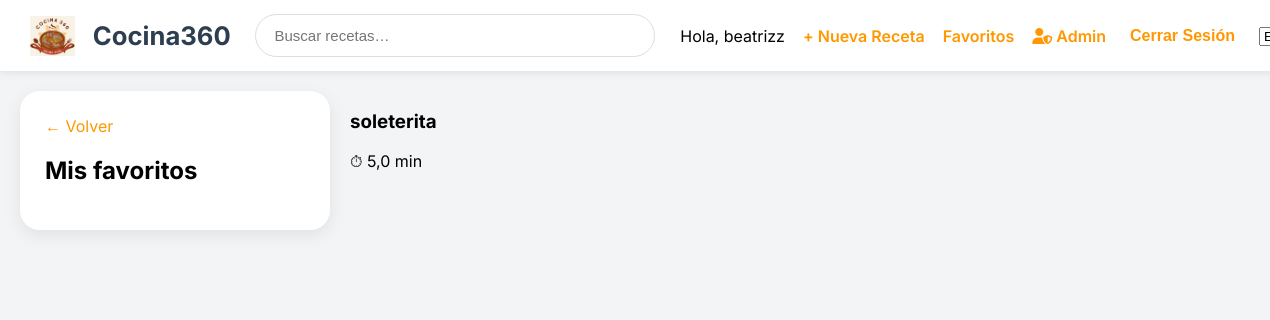
The page /recipes/favorites/ (signed in) on the database as committed earlier.
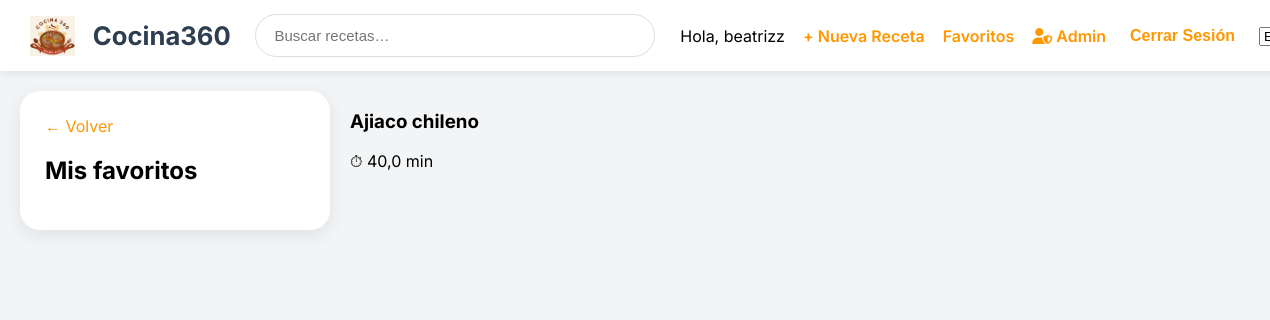
The same page on the database as committed later.
### recipes/models.py (models this page shows, shortened)
class FavoriteRecipe(models.Model):
    user = models.ForeignKey(User, on_delete=models.CASCADE, related_name='favorite_recipes')
    recipe = models.ForeignKey('Recipe', on_delete=models.CASCADE, related_name='favorited_by')
    class Meta:
        unique_together = ('user', 'recipe')

class Recipe(models.Model):
    name = models.CharField(max_length=255)
    preparation_time = models.FloatField(null=True, blank=True)
    min_portion = models.IntegerField(null=True, blank=True)
    max_portion = models.IntegerField(null=True, blank=True)
    creator = models.ForeignKey(User, on_delete=models.CASCADE, related_name='recipes')
    difficulty = models.CharField(max_length=50, default="Fácil")

### recipes/views.py (the view)
# urls.py: path('favorites/', views.favorite_list, name='favorite_list'),
@login_required
def favorite_list(request):
    favorites = FavoriteRecipe.objects.filter(user=request.user).select_related('recipe')
    return render(request, 'recipes/favorite_list.html', {'favorites': favorites})

### recipes/templates/recipes/favorite_list.html
{% extends "base.html" %}
{% block content %}
<div class="layout">
    <div class="sidebar">
        <a href="{% url 'recipe_list' %}" class="orange-link">← Volver</a>
        <h2>Mis favoritos</h2>
    </div>
    <div style="flex:1;">
        <div class="recipe-list">
            {% for fav in favorites %}
            <a href="{% url 'recipe_detail' pk=fav.recipe.pk %}" style="text-decoration:none; color:black;">
                <div class="recipe-card">
                    <h3>{{ fav.recipe.name }}</h3>
                    <p>⏱ {{ fav.recipe.preparation_time }} min</p>
                </div>
            </a>
            {% empty %}
            <p>No tienes favoritos aún.</p>
            {% endfor %}
        </div>
    </div>
</div>
{% endblock %}

### recipes/templates/base.html (shortened to what this page needs)
<!DOCTYPE html>
<html lang="es">
<head>
    {% load static %}
    <link rel="stylesheet" href="https://cdnjs.cloudflare.com/ajax/libs/font-awesome/6.5.2/css/all.min.css">
</head>
<body>
    <div class="top-nav">
        <a class="brand" href="{% url 'recipe_list' %}">
            <img src="{% static 'images/logo.png' %}" alt="Cocina 360">
            <h1>Cocina360</h1>
        </a>
        <div class="search-box">
            <form method="get" action="{% url 'recipe_list' %}" class="search-form">
                <input type="text" name="q" placeholder="Buscar recetas…" value="{{ query|default:'' }}">
            </form>
        </div>
        <div class="top-nav-right">
            {% if user.is_authenticated %}
            <span>Hola, {{ user.username }}</span>
            <a href="{% url 'recipe_create' %}">+ Nueva Receta</a>
            <a href="{% url 'favorite_list' %}">Favoritos</a>
            {% if user.is_superuser %}
            <a href="{% url 'admin:index' %}" class="admin-link">
                <i class="fas fa-user-shield"></i> Admin
            </a>
            {% endif %}
            <form action="{% url 'logout' %}" method="post" style="display:inline;">
                <button type="submit">Cerrar Sesión</button>
            </form>
            {% else %}
            <a href="{% url 'login' %}">Iniciar Sesión</a>
            <a href="{% url 'register' %}">Registrarse</a>
            {% endif %}
            <form action="{% url 'set_language' %}" method="post" class=">language-dropdown">
                <select name="language" onchange="this.form.submit()">
                    <option value="es" {% if LANGUAGE_CODE == 'es' %}selected{% endif %}>ES</option>
                </select>
        </div>
    </div>
    {% block content %}
    {% endblock %}
</body>
</html>

### recipes/templates/base.html (style rules this page uses)
body { font-family: 'Inter', sans-serif; background: #f3f4f6; margin: 0; padding: 0; }
.top-nav { width: 100%; background: white; padding: 14px 30px; display: flex; justify-content: space-between; align-items: center; box-shadow: 0 2px 8px rgba(0, 0, 0, 0.08); position: sticky; top: 0; z-index: 10; }
.brand { display: flex; align-items: center; gap: 18px; text-decoration: none; color: inherit; }
.brand img { height: 40px; width: auto; }
.brand h1 { font-size: 1.6rem; margin: 0; color: #2c3e50; }
.search-box { width: 400px; }
.search-box form { display: flex; width: 100%; }
.search-box input { flex: 1; padding: 12px 18px; border-radius: 40px; border: 1px solid #ddd; font-size: 15px; }
.top-nav-right { display: flex; align-items: center; gap: 18px; }
.top-nav-right a, .top-nav-right form button, .admin-link { font-weight: 600; color: #ff9800; text-decoration: none; font-size: 1rem; background: none; border: none; cursor: pointer; white-space: nowrap; }
.admin-link { color: #d97706; }
.layout { display: flex; padding: 20px; gap: 20px; align-items: flex-start; }
.sidebar { width: 260px; background: white; padding: 25px; border-radius: 20px; box-shadow: 0 5px 18px rgba(0, 0, 0, 0.08); position: sticky; top: 100px; height: fit-content; }
a { color: #ff9800; text-decoration: none; }

Rows that differ between the two databases and show on the page:
removed FavoriteRecipe: recipe.name "soleterita", recipe.preparation_time "5,0"
added FavoriteRecipe: recipe.name "Ajiaco chileno", recipe.preparation_time "40,0"
